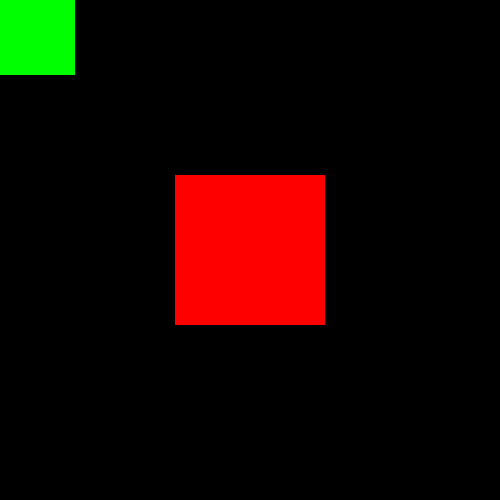
Frame 1 (no input)
Frame 60 (the mouse pressed at the canvas centre just before this capture): identical to frame 1, image omitted
Frame 120 (the mouse held since frame 60 and released just before this capture): blank canvas, image omitted

The Processing sketch that drew this single still picture (run headless with seeded random() and noise(); from frame 60 on, the mouse is pressed at the canvas centre):

// Processing sketch: Dist_example
// ── Dist_example.pde


void setup() {

  size(500, 500);
}
//changes intensity of green square depending on how close it is to red square

void draw() {
  background(0);
  noStroke();
  float size=150;
  float posX=width/2;
  float posY =height/2;
  float d = dist(posX, posY, mouseX, mouseY); //dist between position of 
 
  //if dist is closer then change fill of moving rectangle
  float col = map(d, 1.0, 250, 0, 255); //map into colour range

  rectMode(CENTER);
  fill(255, 0, 0);
  rect(posX, posY, size, size);//draw in center of screen

  fill(0, col, 0);//movable green square
  rect(mouseX, mouseY, size, size);
  println(d); //see distance away from red square
}
